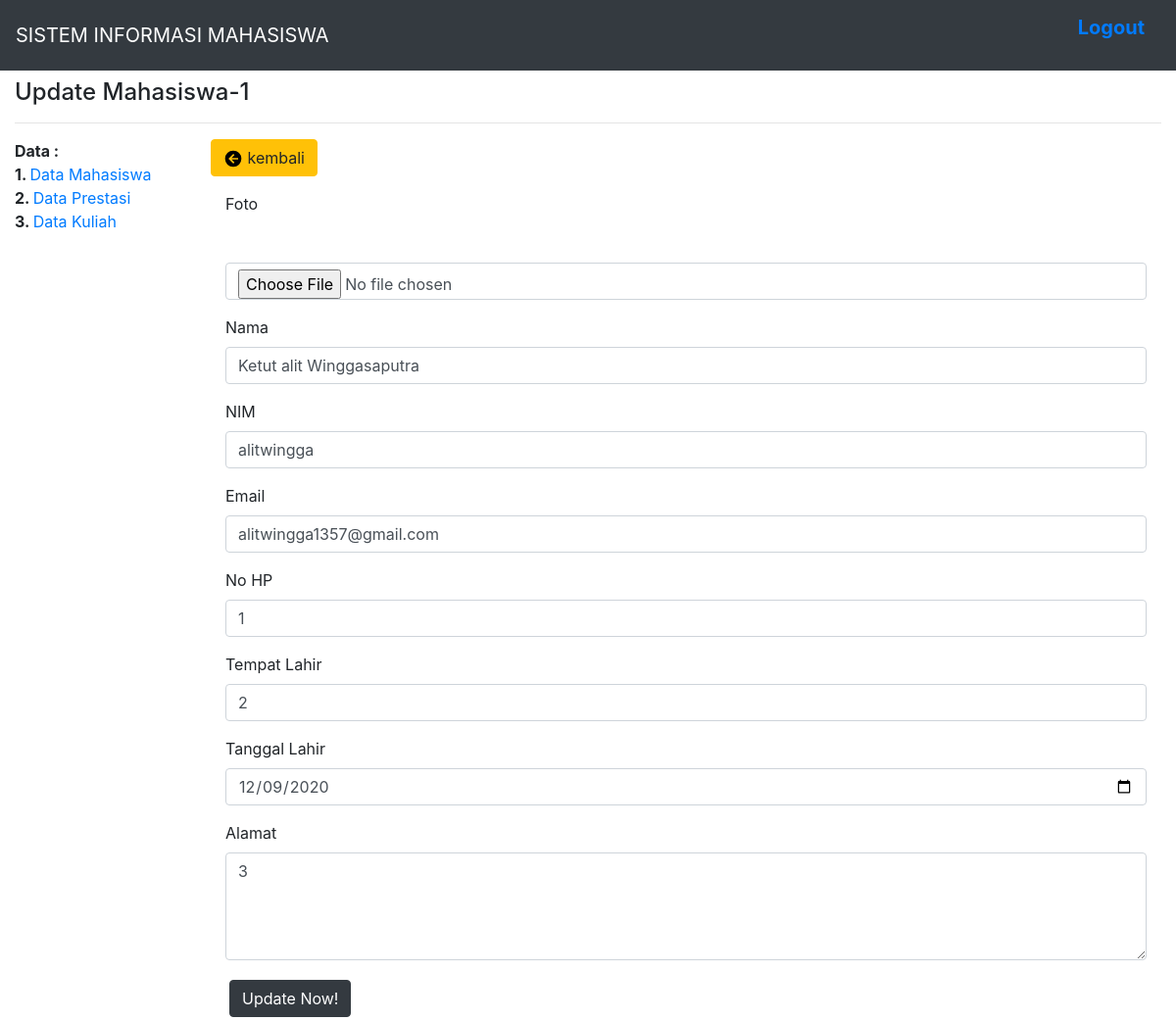
The app's page /update_mahasiswa-1 (signed in) with its own data.
### tables this page shows
CREATE TABLE `user` (
  `id` int(12) NOT NULL,
  `nama` varchar(50) NOT NULL,
  `username` varchar(50) NOT NULL,
  `password` varchar(25) NOT NULL,
  `email` varchar(50) NOT NULL,
  `hp` varchar(55) NOT NULL,
  `tmpt_lahir` varchar(55) NOT NULL,
  `tgl_lahir` date NOT NULL,
  `alamat` text NOT NULL
);

### config.php (called while the page is built, shortened)
<?php
$WEB_CONFIG = [
 'app_name' => 'SISTEM INFORMASI MAHASISWA',
 'base_url' => 'http://localhost/1tugascrud/'
];
 ?>

### modul/mahasiswa/update.php (the view, shortened to what this page needs)
<?php
$id = $_GET['id'];
$query = "SELECT * FROM user WHERE id = $id";
$result = mysqli_query($connect, $query);
$data = mysqli_fetch_array($result);
 ?>
<a href="<?= $WEB_CONFIG['base_url'] ?>" class="btn btn-warning mb-3">
    <svg style="width:20px;height:20px" viewBox="0 0 24 24">
        <path fill="#000000" d="M2,12A10,10 0 0,1 12,2A10,10 0 0,1 22,12A10,10 0 0,1 12,22A10,10 0 0,1 2,12M18,11H10L13.5,7.5L12.08,6.08L6.16,12L12.08,17.92L13.5,16.5L10,13H18V11Z" />
    </svg> kembali
</a>
<div class="container">
     <form method="POST" enctype="multipart/form-data" action="">
		<div class="form-group">
            <label for="inputNama">Foto</label>
			<p><img id="output" width="70" /></p>
             <input type="file" accept="image/x-png,image/jpeg"  id="file"  onchange="loadFile(event)" class="form-control" name="gambartxt" required>
		</div>
        <div class="form-group">
            <label for="inputNama">Nama</label>
            <input type="text" name="nama" class="form-control" id="inputNama" value="<?= $data['nama'] ?>" maxlength="40" required autofocus>
        </div>
        <div class="form-group">
            <label for="inputUsername">NIM</label>
            <input type="username" name="username" class="form-control" id="inputUsername" value="<?= $data['username'] ?>" maxlength="30" required>
        </div>
        <div class="form-group">
            <label for="inputEmail">Email</label>
            <input type="email" name="email" class="form-control" id="inputEmail" value="<?= $data['email'] ?>" maxlength="50" required>
        </div>
		<div class="form-group">
            <label>No HP</label>
            <input type="number" name="hptxt" class="form-control" value="<?= $data['hp'] ?>" required>
        </div>
		<div class="form-group">
            <label>Tempat Lahir</label>
            <input type="text" name="tempattxt" class="form-control" value="<?= $data['tmpt_lahir'] ?>" required>
        </div>
		<div class="form-group">
            <label>Tanggal Lahir</label>
            <input type="date" name="tanggaltxt" class="form-control" value="<?= $data['tgl_lahir'] ?>" required>
        </div>
		<div class="form-group">
            <label>Alamat</label>
            <textarea name="alamattxt" rows="4" cols="50" class="form-control" required><?= $data['alamat'] ?></textarea>
        </div>
        <input type="submit" class="btn btn-dark m-1" name="save" value="Update Now!">
    </form>
</div>

### index.php (shortened to what this page needs)
<?php
require 'config.php';
?>
<!DOCTYPE html>
<html>
 <head>
    <link rel="stylesheet" href="assets/style.css">
    <link rel="stylesheet" href="assets/bootstrap/bootstrap.min.css">
</head>
<body>
    <nav class="navbar navbar-dark bg-dark fixed-top">
      <a class="navbar-brand" href="#">
        <?= $WEB_CONFIG['app_name'] ?>
      </a>
	  <ul class="navbar-brand">
		<?php if($_SESSION['id']==""){
		echo "";
		}else{
		echo "<a href='logout.php' ><span ><b>Logout</b></span></a>";
		}
		?>
	  </ul>
    </nav>
    <?php
	if ($_SESSION['id']==""){
		$page="";
		$line="";
	}else{
    $link = $_SERVER['REQUEST_URI'];
    $link_array = explode('/',$link);
    $page = end($link_array);
	$line="<hr>";
	}
    $content = (isset($_GET["page"])) ? $_GET["page"] : ""; ?>
    <div class="container-fluid">
        <div><h4 class='text-capitalize header'><?= str_replace("_"," ",$page); ?></h4></div><?= $line; ?>
		<div class="row">
            <div class="col-md-2" <?php if ($_SESSION['id']==""){ echo 'hidden';} ?>>
               <b>Data :</b>
				 <ol class="navbar-nav">
					<li class="nav-item"><a href="data_mahasiswa">Data Mahasiswa</a></li>
					<li class="nav-item"><a href="data_prestasi">Data Prestasi</a></li>
					<li class="nav-item"><a href="data_kuliah">Data Kuliah</a></li>
				 </ol>
            </div>
            <div class="col-md-10">
            <?php
			if($_SESSION['id']==""){
					require 'view/login.php';
			}else{
            switch ($content) {
                case 'update':
                    require 'modul/mahasiswa/update.php';
                    break;
					}
            } ?>
            </div>
        </div>
    </div>
</body>
</html>

### assets/style.css (style rules this page uses)
.container-fluid { margin-top: 80px; }

### index.php (style rules this page uses)
ol { counter-reset: item; }
ol li { display: block }
ol li:before { content: counter(item) ". "; counter-increment: item; font-weight: bold; }

### records on screen
user: nama "Ketut alit Winggasaputra", username "alitwingga", email "alitwingga1357@gmail.com", hptxt "1", tempattxt "2", tanggaltxt "12/09/2020", alamattxt "3"

### other values on screen
$WEB_CONFIG['app_name'] "SISTEM INFORMASI MAHASISWA"
str_replace("_"," ",$page) "Update Mahasiswa-1"
